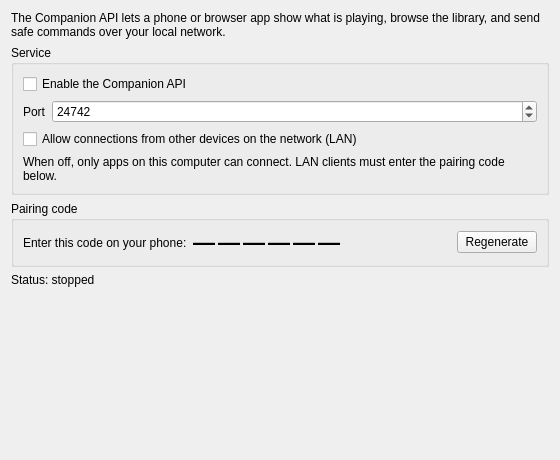
<?xml version="1.0" encoding="UTF-8"?>
<ui version="4.0">
 <class>DlgPrefCompanionDlg</class>
 <widget class="QWidget" name="DlgPrefCompanionDlg">
  <property name="geometry">
   <rect>
    <x>0</x>
    <y>0</y>
    <width>560</width>
    <height>460</height>
   </rect>
  </property>
  <property name="windowTitle">
   <string>Companion API</string>
  </property>
  <layout class="QVBoxLayout" name="verticalLayout">
   <item>
    <widget class="QLabel" name="labelIntro">
     <property name="text">
      <string>The Companion API lets a phone or browser app show what is playing, browse the library, and send safe commands over your local network.</string>
     </property>
     <property name="wordWrap">
      <bool>true</bool>
     </property>
    </widget>
   </item>
   <item>
    <widget class="QGroupBox" name="groupService">
     <property name="title">
      <string>Service</string>
     </property>
     <layout class="QFormLayout" name="formService">
      <item row="0" column="0" colspan="2">
       <widget class="QCheckBox" name="checkBoxEnabled">
        <property name="text">
         <string>Enable the Companion API</string>
        </property>
       </widget>
      </item>
      <item row="1" column="0">
       <widget class="QLabel" name="labelPort">
        <property name="text">
         <string>Port</string>
        </property>
       </widget>
      </item>
      <item row="1" column="1">
       <widget class="QSpinBox" name="spinBoxPort">
        <property name="minimum">
         <number>1</number>
        </property>
        <property name="maximum">
         <number>65535</number>
        </property>
        <property name="value">
         <number>24742</number>
        </property>
       </widget>
      </item>
      <item row="2" column="0" colspan="2">
       <widget class="QCheckBox" name="checkBoxAllowLan">
        <property name="text">
         <string>Allow connections from other devices on the network (LAN)</string>
        </property>
       </widget>
      </item>
      <item row="3" column="0" colspan="2">
       <widget class="QLabel" name="labelLanHint">
        <property name="text">
         <string>When off, only apps on this computer can connect. LAN clients must enter the pairing code below.</string>
        </property>
        <property name="wordWrap">
         <bool>true</bool>
        </property>
       </widget>
      </item>
     </layout>
    </widget>
   </item>
   <item>
    <widget class="QGroupBox" name="groupPairing">
     <property name="title">
      <string>Pairing code</string>
     </property>
     <layout class="QHBoxLayout" name="layoutPairing">
      <item>
       <widget class="QLabel" name="labelCodeCaption">
        <property name="text">
         <string>Enter this code on your phone:</string>
        </property>
       </widget>
      </item>
      <item>
       <widget class="QLabel" name="labelCode">
        <property name="text">
         <string>——————</string>
        </property>
        <property name="styleSheet">
         <string notr="true">font-size: 22px; font-weight: bold; letter-spacing: 3px;</string>
        </property>
        <property name="textInteractionFlags">
         <set>Qt::TextSelectableByKeyboard|Qt::TextSelectableByMouse</set>
        </property>
       </widget>
      </item>
      <item>
       <spacer name="pairingSpacer">
        <property name="orientation">
         <enum>Qt::Horizontal</enum>
        </property>
        <property name="sizeHint" stdset="0">
         <size>
          <width>40</width>
          <height>20</height>
         </size>
        </property>
       </spacer>
      </item>
      <item>
       <widget class="QPushButton" name="pushButtonRegenerate">
        <property name="text">
         <string>Regenerate</string>
        </property>
       </widget>
      </item>
     </layout>
    </widget>
   </item>
   <item>
    <widget class="QLabel" name="labelStatus">
     <property name="text">
      <string>Status: stopped</string>
     </property>
     <property name="wordWrap">
      <bool>true</bool>
     </property>
    </widget>
   </item>
   <item>
    <spacer name="verticalSpacer">
     <property name="orientation">
      <enum>Qt::Vertical</enum>
     </property>
     <property name="sizeHint" stdset="0">
      <size>
       <width>20</width>
       <height>40</height>
      </size>
     </property>
    </spacer>
   </item>
  </layout>
 </widget>
 <resources/>
 <connections/>
</ui>
